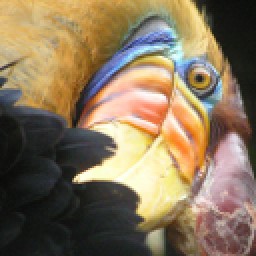
#> input picture bird_small.png, 128 x 128 px (shown 2 times larger)
$ python Image_compression.py   (Python 2 division)   (older library calls are emulated)
#> lines starting #> are read from the running program, lines starting #| are printed output that depends on the picture
'''
The idea is to find the dominant colors and represent with them
instead of the 24-bit colors to a lower-dimensional color space using the cluster assignments.
'''

#import libraries
import numpy as np
import matplotlib.pyplot as plt
from scipy.io import loadmat
from PIL import Image
import scipy.misc as smp


#Setting initial points
def init_centroids(X, k):
    m, n = X.shape
    centroids = np.zeros((k, n))
    idx = np.random.randint(0, m, k)

    for i in range(k):
        centroids[i,:] = X[idx[i],:]

    return centroids

#Finding which point belongs to which cluster and storing it in id
def group_points( x, centroids) :
    m = x.shape[0]
    k = centroids.shape[0]

    id = np.zeros(m)

    for i in range(m) :
        min_dist = 100000000000000 #initialise maximum possible value

        for j in range(k) :
            #find distance of this point from the corresponding centre using distance formula
            dist = np.sum((x[i,:] - centroids[j,:]) ** 2)

            #If calculated distance is lesser than previous, then the point belongs to this cluster
            #Changing the id and distance of this point
            if dist < min_dist :
                min_dist = dist
                id[i] = j

    #Returning the centroid groups of all points
    return id

#Moving Centroids
def move_centroids( x, id, k) :
    m,n = x.shape
    #Centroids will store the position of newly computed centroids
    centroids = np.zeros((k,n))

    for i in range(k) :
        indices = np.where(id == i)
        #Computing mean of centres in the group to reposition the centroids
        centroids[i, :] = (np.sum(x[indices, :], axis=1) / len(indices[0])).ravel()


    return centroids

def run_k_means( x, centroids, num_iterations) :
    m,n = x.shape
    k = centroids.shape[0]
    id = np.zeros(m)


    for i in range(num_iterations) :
        id = group_points( x, centroids)
        centroids = move_centroids( x, id, k)

    return id, centroids

#Loading Data

photo = "bird_small.png"
im = Image.open(photo) #Can be many different formats.
#> im is the input picture: PIL image 128x128 RGB; mean R, G, B 135.4, 117.4, 91.3
pix = im.load()
height, width = im.size #Get the width and hight of the image for iterating over
#> height = 128; width = 128
#print pix[x,y] #Get the RGBA Value of the a pixel of an image
pixels = []

for i in range(height) :
    list1 = []
    for j in range(width) :
        list = []
        for x in pix[i,j] :
            list.append(x)

        list1.append(pix[i,j])
    pixels.append(list1)
#> after the loop, pixels = 128 items

pixels = np.array(pixels)
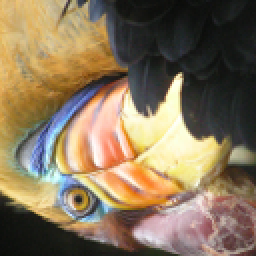
#> pixels: shape (128, 128, 3) int64 (shown 2 times larger); mean of channels 0, 1, 2 135.4, 117.4, 91.3; drawn as R, G, B

#print pixels
print  pixels.shape
#| (128, 128, 3)

img = smp.toimage(pixels)       # Create a PIL image
img.show()

A = np.array( pixels, dtype=float)

# normalize value ranges
A = A / 255.0


# reshape the array
X = np.reshape(A, (A.shape[0] * A.shape[1], A.shape[2]))

# randomly initialize the centroids
initial_centroids = init_centroids(X, 10)
#> after the loop in init_centroids, `for i in range(k):`: centroids = [[0.808, 0.675, 0.42], [0.737, 0.424, 0.196], [0.741, 0.725, 0.604], [0.184, 0.212, 0.192], [0.792, 0.549, 0.176], [0.0941, 0.11, 0.0863], [0.341, 0.247, 0.251], [0.718, 0.647, 0.663], [0.388, 0.404, 0.349], [0.992, 0.976, 0.788]]
#> initial_centroids has the same summary as centroids in init_centroids

# run the algorithm
idx, centroids = run_k_means(X, initial_centroids, 5)
#> idx = 16384 values, max 9 at index 4825, min 0 at index 0, mean 4.37; centroids = [[0.831, 0.685, 0.439], [0.611, 0.448, 0.215], [0.902, 0.783, 0.624], [0.193, 0.189, 0.183], [0.803, 0.573, 0.279], [0.0896, 0.0969, 0.0867], [0.38, 0.307, 0.257], [0.617, 0.631, 0.685], [0.523, 0.461, 0.448], [0.963, 0.926, 0.79]]

# get the closest centroids one last time
idx = group_points(X, centroids)
#> idx = 16384 values, max 9 at index 4825, min 0 at index 0, mean 4.35

# map each pixel to the centroid value
X_recovered = centroids[idx.astype(int),:]

# reshape to the original dimensions
X_recovered = np.reshape(X_recovered, (A.shape[0], A.shape[1], A.shape[2]))
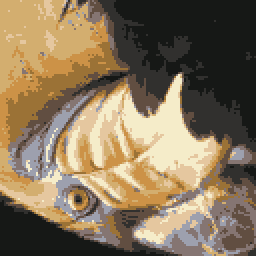
#> X_recovered: shape (128, 128, 3) float64 (shown 2 times larger); mean of channels 0, 1, 2 0.529, 0.458, 0.355; drawn as R, G, B

#print X_recovered[0][0]

# Display the image
smp.imshow(X_recovered)

# Save the image
smp.imsave("compressed_"+photo, X_recovered)

# For bigger image
plt.imshow(X_recovered)
plt.show()
